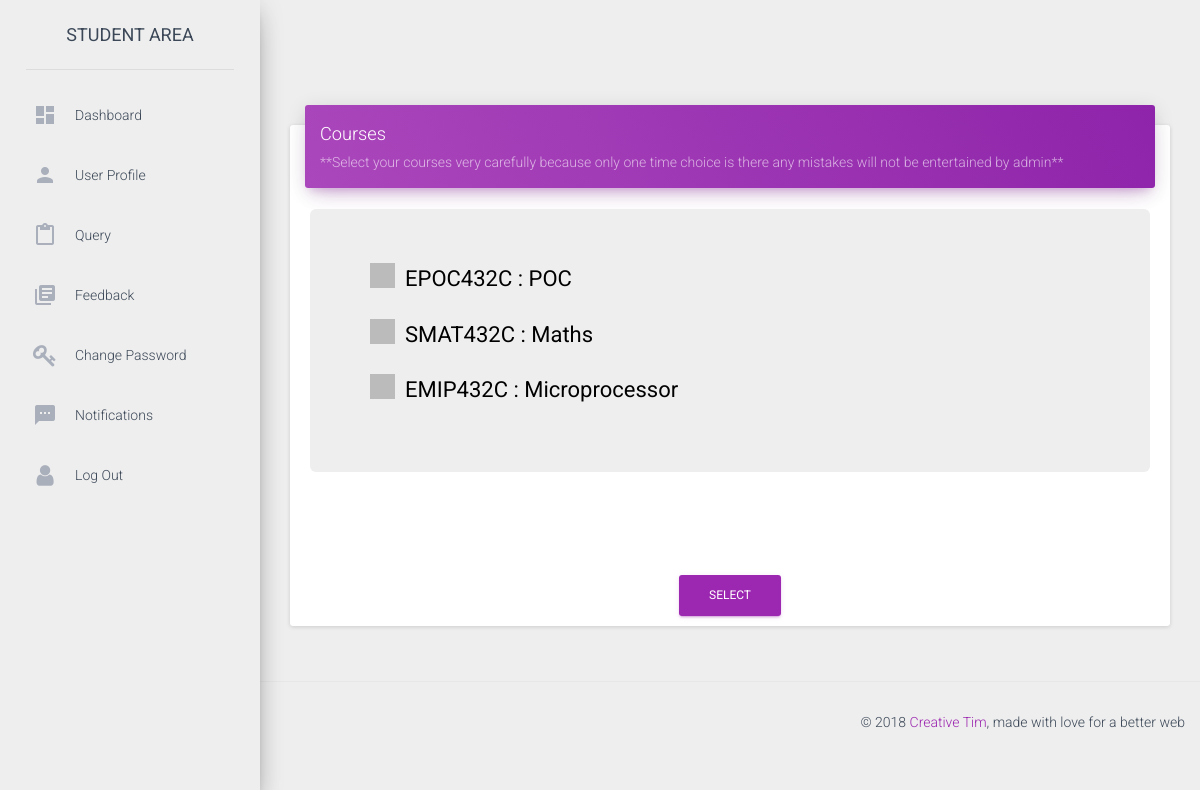
Page /courses (signed in) on the earlier database version.
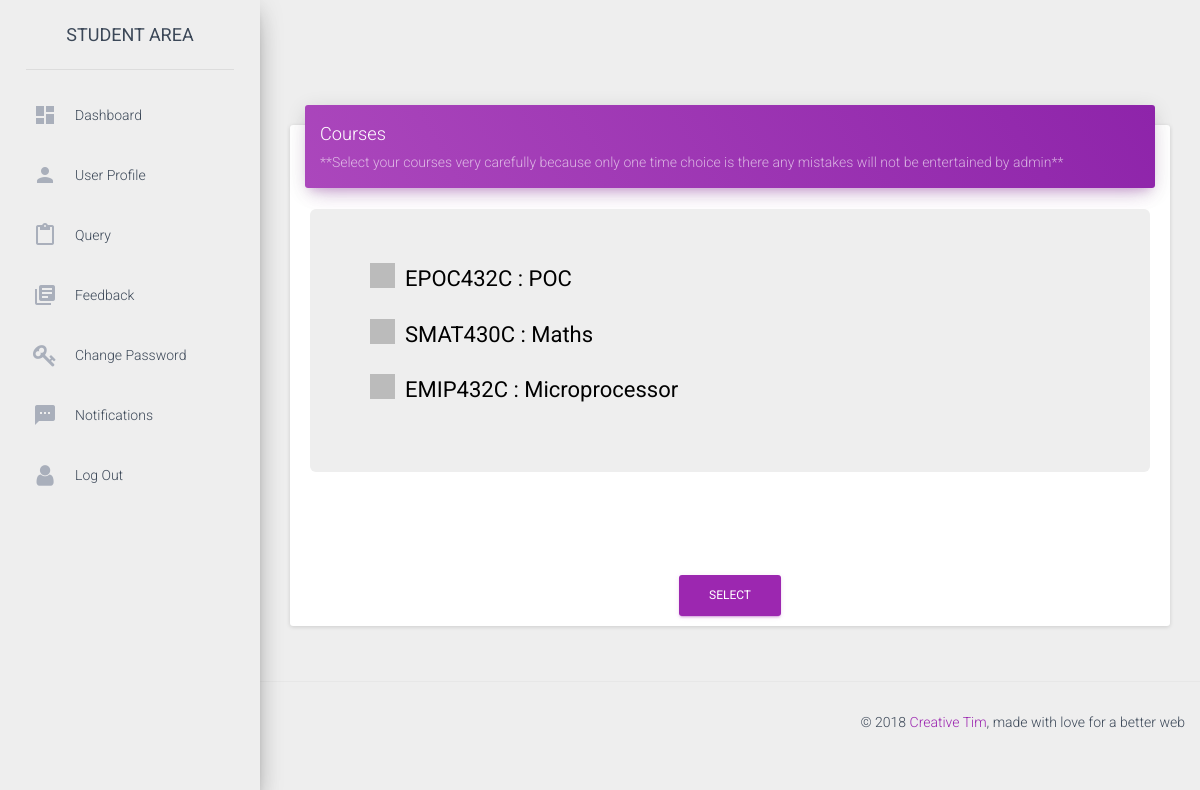
Same page on the later database version.
### app.py (models this page shows, shortened)
class courses(db.Model):
	__tablename__ = 'courses'
	column_display_pk = True
	course_code = db.Column(db.String(20), primary_key=True)
	course_name = db.Column(db.String(40))
	credits = db.Column(db.Integer)
	semester = db.Column(db.Integer)
	department = db.Column(db.String(40))

### app.py (the view)
@app.route('/courses',methods = ['GET','POST'])
def courses():
	global current
	course = None
	if session.get('logged_in'):
		conn = sqlite3.connect('students.sqlite3')
		cur = conn.cursor()
		cur.execute("SELECT * FROM users WHERE username = (?)",(current,))
		users = cur.fetchone()
		cur.execute("SELECT type1 from users where username = (?)",(current,))
		type1 = cur.fetchone()[0]
		cur.execute("SELECT semester from users where username = (?)",(current,))
		sem = int(cur.fetchone()[0])
		if type1 == "Student" :
			cur.execute("SELECT course_code,course_name from courses where semester = (?) ",(sem,))
			course = cur.fetchall()
		else :
			cur.execute("SELECT course_code,course_name from courses order by semester ")
			course = cur.fetchall()
		if request.method=="POST":
			for course_c in course:
				if request.form.get(course_c[0],):
					cur.execute("INSERT into users_courses (course_code,useremail) values (?,?)",(course_c[0],current+"@iiita.ac.in"))
					conn.commit()
			return redirect(url_for('dashboard',id=current))
		exist = None
		cur.execute("SELECT * FROM users_courses WHERE useremail = (?)",(current+"@iiita.ac.in",))
		users_cour = cur.fetchall()
		if users_cour != []:
			exist = True
		return render_template("courses.html",users=users,courses=course,exist=exist)
	return redirect(url_for('login'))

### templates/courses.html (shortened to what the changed rows need)
<!doctype html>
<html lang="en">
<head>
    <link href="../static/css/bootstrap.min.css" rel="stylesheet" />
    <link href="../static/css/material-dashboard.css?v=1.2.0" rel="stylesheet" />
    <link href="../static/css/demo.css" rel="stylesheet" />
    <link href="http://maxcdn.bootstrapcdn.com/font-awesome/latest/css/font-awesome.min.css" rel="stylesheet">
</head>
<body>
    <div class="wrapper">
        <div class="main-panel">
            <div class="content">
                <div class="container-fluid">
                    <div class="card">
                        <form method="POST" action="">
                        <div class="card-content">
                            <div class="row">
                                <div class="col-md-12">
                                    <div class="jumbotron" style="">
                                        {% for course in courses %}
                    					<div class="row">
                    					<div class="col-md-12">
                    						<label class="container">{{course[0].upper()}} : {{course[1]}}
                      						<span class="checkmark"></span>
                    						</label>
                    					</div>
                                        </div>
                                        {% endfor %}
                                    </div>
                                </div>
                            </div>
                            <br>
                            <br>
                        </div>
                    </form>
                    </div>
                </div>
            </div>
        </div>
    </div>
</body>
</html>

Differences in the rows shown:
removed courses: course_code "SMAT432C", course_name "Maths"
added courses: course_code "SMAT430C", course_name "Maths"
